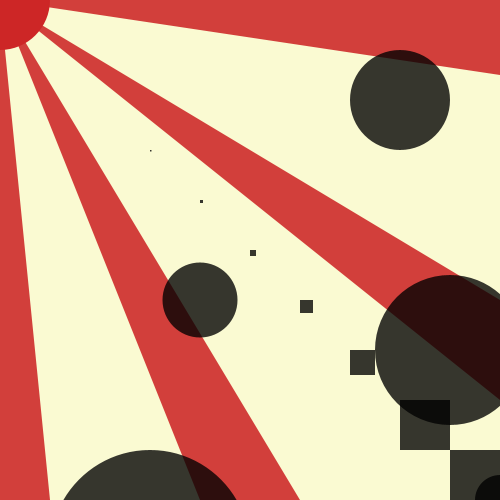
Frame 1 (no input)
Frame 60 (the mouse pressed at the canvas centre just before this capture): identical to frame 1, image omitted
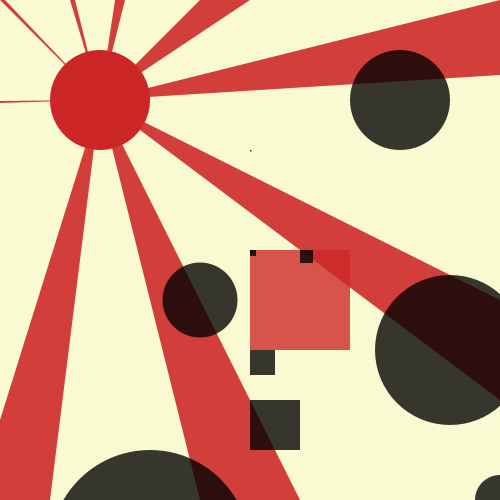
Frame 120 (the mouse held since frame 60 and released just before this capture)

The Processing sketch that drew these frames (run headless with seeded random() and noise(); from frame 60 on, the mouse is pressed at the canvas centre):

// Processing sketch: processing_99806
// ── processing_99806.pde

void setup(){
size(500,500);
line (250,0,250,500);
line(0,250,500,250);
background(250,250,210);
noStroke();
fill(205,38,38,255);
ellipse(100,100,100,100);
fill(205,38,38,225);
triangle(100,100,500,0,500,75);
triangle(100,100,500,300,500,400);
triangle(100,100,300,500,200,500);
triangle(100,100,50,500,-25,500);
triangle(100,100, 250,0,200,0);
triangle(100,100,125,0,115,0);
triangle(100,100,75,0,70,0);
triangle(100,100,5,0,0,0);
triangle(100,100,0,101,0,103);
noStroke();
fill(0,0,0,200);
rect(450,450,100,100);
rect(400,400,50,50);
rect(350,350,25,25);
rect(300,300,13,13);
rect(250,250,6,6);
rect(200,200,3,3);
rect(150,150,1.5,1.5);
ellipse(500,500,50,50);
ellipse(200,300,75,75);
ellipse(400,100,100,100);
ellipse(450,350,150,150);
ellipse(150,550,200,200);

}

void draw(){
if ((mouseX < 250) && (mouseY <250)){
noStroke();
line (250,0,250,500);
line(0,250,500,250);
background(250,250,210);
noStroke();
fill(205,38,38,225);
triangle(mouseX,mouseY,500,0,500,75);
triangle(mouseX,mouseY,500,300,500,400);
triangle(mouseX,mouseY,300,500,200,500);
triangle(mouseX,mouseY,50,500,-25,500);
triangle(mouseX,mouseY, 250,0,200,0);
triangle(mouseX,mouseY,125,0,115,0);
triangle(mouseX,mouseY,75,0,70,0);
triangle(mouseX,mouseY,5,0,0,0);
triangle(mouseX,mouseY,0,101,0,103);
noStroke();
fill(0,0,0,200);
rect(450,450,100,100);
rect(400,400,50,50);
rect(350,350,25,25);
rect(300,300,13,13);
rect(250,250,6,6);
rect(200,200,3,3);
rect(150,150,1.5,1.5);
ellipse(500,500,50,50);
ellipse(200,300,75,75);
ellipse(400,100,100,100);
ellipse(450,350,150,150);
ellipse(150,550,200,200);

fill(205,38,38);
ellipse(mouseX,mouseY,100,100);


}
else if((mouseX>=200) && (mouseY <=200)){
noStroke();
background(250,250,210);
noStroke();
fill(205,38,38,255);
ellipse(100,100,100,100);
fill(205,38,38,225);
triangle(100,100,500,0,500,75);
triangle(100,100,500,300,500,400);
triangle(100,100,300,500,200,500);
triangle(100,100,50,500,-25,500);
triangle(100,100, 250,0,200,0);
triangle(100,100,125,0,115,0);
triangle(100,100,75,0,70,0);
triangle(100,100,5,0,0,0);
triangle(100,100,0,101,0,103);
noStroke();
fill(0,0,0,200);
rect(450,450,100,100);
rect(400,400,50,50);
rect(350,350,25,25);
rect(300,300,13,13);
rect(250,250,6,6);
rect(200,200,3,3);
rect(150,150,1.5,1.5);
ellipse(500,500,50,50);
ellipse(200,300,75,75);

ellipse(mouseX,mouseY,100,100);
ellipse(450,350,150,150);
ellipse(150,550,200,200);

}

else if((mouseX>200) && (mouseY>200)){
noStroke();
background(250,250,210);
noStroke();
fill(205,38,38,255);
ellipse(100,100,100,100);
fill(205,38,38,225);
triangle(100,100,500,0,500,75);
triangle(100,100,500,300,500,400);
triangle(100,100,300,500,200,500);
triangle(100,100,50,500,-25,500);
triangle(100,100, 250,0,200,0);
triangle(100,100,125,0,115,0);
triangle(100,100,75,0,70,0);
triangle(100,100,5,0,0,0);
triangle(100,100,0,101,0,103);
noStroke();
fill(205,38,38,200);
rect(mouseX,mouseY,100,100);
fill(0,0,0,200);
rect(mouseX,400,50,50);
rect(mouseY,350,25,25);
rect(300,mouseY,13,13);
rect(250,mouseX,6,6);
rect(mouseX,mouseY,3,3);
rect(mouseY,150,1.5,1.5);
ellipse(500,500,50,50);
ellipse(200,300,75,75);
ellipse(400,100,100,100);
ellipse(450,350,150,150);
ellipse(150,550,200,200);



}
else if((mouseX<=200) && (mouseY>=200)){
noStroke();
size(500,500);
line (250,0,250,500);
line(0,250,500,250);
background(250,250,210);
noStroke();
fill(205,38,38,255);
ellipse(100,100,100,100);
fill(205,38,38,225);
triangle(100,100,500,0,500,75);
triangle(100,100,500,300,500,400);
triangle(100,100,300,500,200,500);
triangle(100,100,50,500,-25,500);
triangle(100,100, 250,0,200,0);
triangle(100,100,125,0,115,0);
triangle(100,100,75,0,70,0);
triangle(100,100,5,0,0,0);
triangle(100,100,0,101,0,103);
noStroke();
fill(0,0,0,200);
rect(450,450,100,100);
rect(400,400,50,50);
rect(350,350,25,25);
rect(300,300,13,13);
rect(250,250,6,6);
rect(200,200,3,3);
rect(150,150,1.5,1.5);
float x;
float ix;
x=mouseX;
ix=width-mouseX;
ellipse(mouseX,mouseY,50,50);
ellipse(mouseY,300,x,x);
ellipse(x,mouseX,100,100);
ellipse(mouseX,350,150,150);
ellipse(ix,height/2,x,x);

}
}
